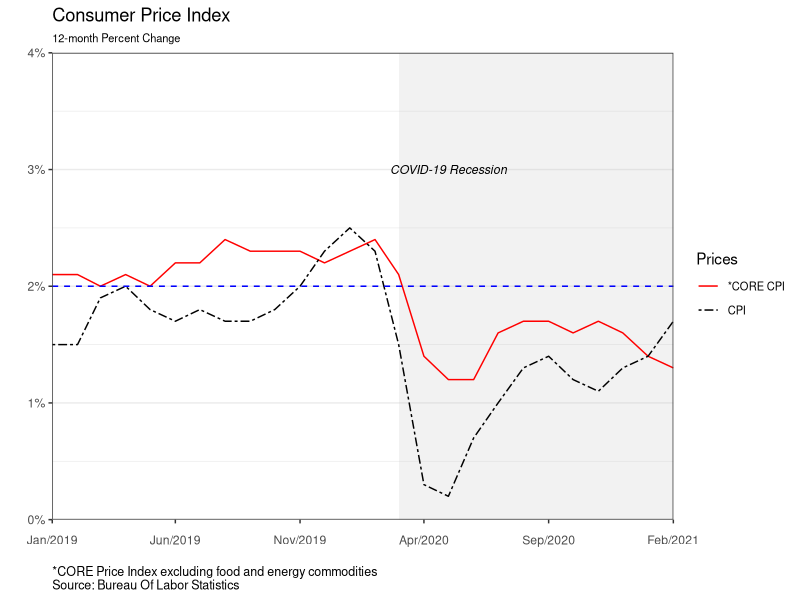
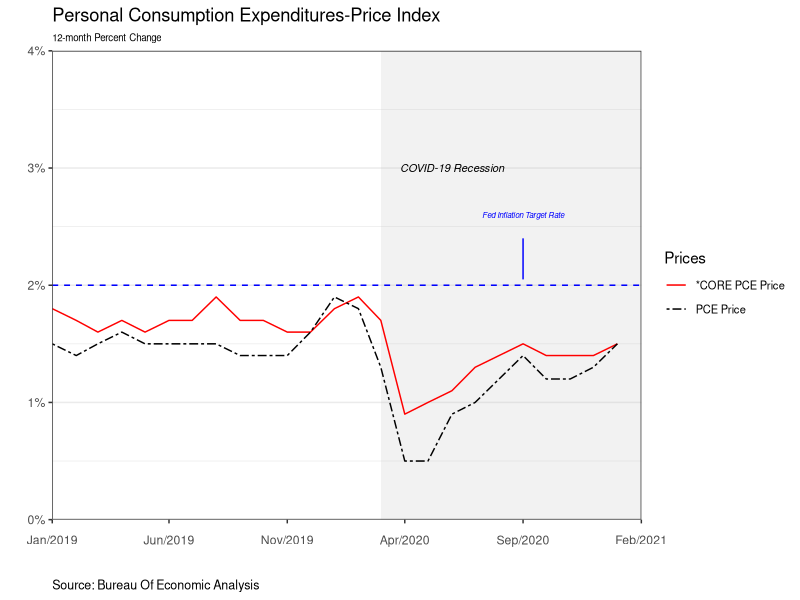

The R source for these figures, in order: (Note: this script raises an error after producing the figures.)

library(tidyverse)
library(readxl)
library(ggplot2)
library(lubridate)
library(zoo)
library(dplyr)
library(scales)

#set working directory
setwd("G:/YOUR DIRECTORY/CPI")


df<-read_excel("data.xlsx", sheet = "prices")
class(df)
tail(df)
str(df)

df<- df%>%mutate(date = mdy(date))
df2<-df%>%select(date,cpi_mfe,cpi)


df3<-df2%>%gather(measure, value, cpi_mfe,cpi,convert = FALSE)
df3<-df3 %>% rename(Prices=measure)
df4<-df3 %>% mutate(Prices = ifelse(Prices == "cpi", "CPI", "*CORE CPI"))


a<-ggplot(df4,aes(x=date, y=value, group=Prices))+
  annotate("rect", xmin = as.Date("2020-03-01"), xmax = as.Date("2021-02-01"), ymin = -Inf, ymax = 4, fill = "gray", alpha = 0.2)+
  geom_line(aes(linetype=Prices, color=Prices))+
    geom_hline(yintercept=2.0, linetype="dashed", 
             color = "blue", size=.5)+
    scale_linetype_manual(values=c("solid", "twodash"))+
  scale_color_manual(values=c('red','black'))+theme_bw()+
  scale_x_date(date_breaks = "5 months",limits=c(as.Date("2019-01-01"),as.Date("2021-02-01")),labels = date_format("%b/%Y"),expand = c(0, 0))+
  scale_y_continuous(limits = c(0, 4), breaks = seq(0, 4, by = 1),expand = c(0, 0),labels = function(value) paste0(value, "%"))+
  labs(title = "Consumer Price Index", subtitle="12-month Percent Change",
       caption = "*CORE Price Index excluding food and energy commodities\nSource: Bureau Of Labor Statistics")+xlab("")+ylab("")+
    theme(panel.grid.major.x = element_blank(),
        panel.grid.minor.x = element_blank(),
        plot.subtitle = element_text(size = 8),
        plot.caption = element_text(hjust = 0,size = 9),
        legend.text=element_text(size=8),
        axis.text.x = element_text(vjust = -2))+
   annotate("text", x = as.Date("2020-05-01"), y = 3,colour = "black", label = "COVID-19 Recession",fontface = 'italic',size = 3.1)
  


#using Price Index % of PCE

dfpce<-df%>%select(date,ppce_mfe,ppce)

dfpce2<-dfpce%>%gather(measure, value, ppce_mfe,ppce,convert = FALSE)
dfpce2<-dfpce2 %>% rename(Prices=measure)
dfpce3<-dfpce2 %>% mutate(Prices = ifelse(Prices == "ppce", "PCE Price", "*CORE PCE Price"))

b<-ggplot(dfpce3,aes(x=date, y=value, group=Prices))+
  annotate("rect", xmin = as.Date("2020-03-01"), xmax = as.Date("2021-02-01"), ymin = -Inf, ymax = 4, fill = "gray", alpha = 0.2)+
  geom_line(aes(linetype=Prices, color=Prices))+
  geom_hline(yintercept=2.0, linetype="dashed", 
             color = "blue", size=.5)+
  annotate("text", x = as.Date("2020-09-01"), y = 2.6,colour = "blue", label = "Fed Inflation Target Rate",fontface = 'italic', size=2)+
  annotate("segment", x = as.Date("2020-09-01"), xend = as.Date("2020-09-01"), y = 2.05, yend = 2.4,colour = "blue")+
  scale_linetype_manual(values=c("solid", "twodash"))+
  scale_color_manual(values=c('red','black'))+theme_bw()+
  scale_x_date(date_breaks = "5 months",limits=c(as.Date("2019-01-01"),as.Date("2021-02-01")),labels = date_format("%b/%Y"),expand = c(0, 0))+
  scale_y_continuous(limits = c(0, 4), breaks = seq(0, 4, by = 1),expand = c(0, 0),labels = function(value) paste0(value, "%"))+
  labs(title = "Personal Consumption Expenditures-Price Index", subtitle="12-month Percent Change",
       caption = "\nSource: Bureau Of Economic Analysis")+xlab("")+ylab("")+
  theme(panel.grid.major.x = element_blank(),
        panel.grid.minor.x = element_blank(),
        plot.subtitle = element_text(size = 7),
        plot.caption = element_text(hjust = 0,size = 9),
        legend.text=element_text(size=8),
        axis.text.x = element_text(vjust = -2))+
  annotate("text", x = as.Date("2020-06-01"), y = 3,colour = "black", label = "COVID-19 Recession",fontface = 'italic',size = 2.8)


p<-plot_grid(a, b)

title <- ggdraw() + draw_label("Inflationary Fears.. Are concerns justified?", fontface='bold')

plot_grid(title, p, ncol=1, rel_heights=c(0.1, 1))
ggsave("AmazingPlots.png")

 
